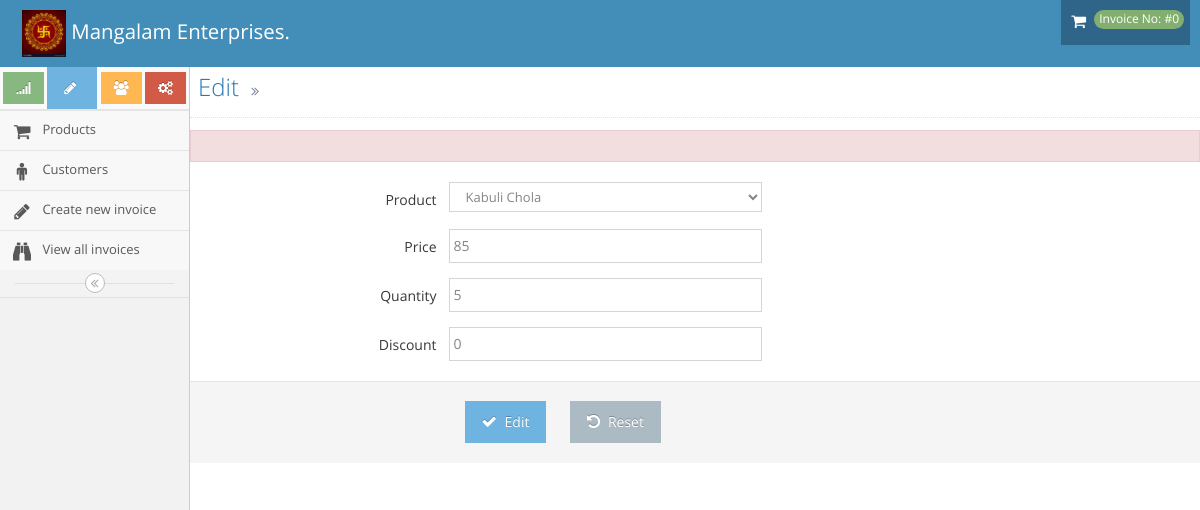
Screenshot of /invoice/edit_item/830 with the database file from the repository.
### tables this page shows
CREATE TABLE `invoice_items` (
  `id` int(11) NOT NULL,
  `product_id` int(11) NOT NULL,
  `price` float NOT NULL,
  `qty` text NOT NULL,
  `invoice_id` int(11) NOT NULL,
  `discount` float NOT NULL
);

CREATE TABLE `products` (
  `id` int(11) NOT NULL,
  `name` varchar(1000) DEFAULT NULL,
  `rate` float DEFAULT NULL,
  `unit` varchar(100) NOT NULL,
  `hsn` varchar(100) DEFAULT NULL,
  `gst` int(11) DEFAULT NULL,
  `active` enum('1','0') NOT NULL DEFAULT '1'
);

### application/helpers/functions_helper.php (called while the page is built, shortened)
<?php
function _getAdminLoadView($template_name, $data = array()) {
          $CI = & get_instance();
          $CI->load->view('header', $data);
          $CI->load->view($template_name, $data);
}
?>

### application/controllers/invoice.php (called while the page is built, shortened)
<?php
class Invoice extends CI_Controller {
	public function edit_item($id=null,$ajax=false){
		$resultArr = $this->General_Model->getDataByCond('invoice_items',array('id' => $id));
		$data['allProds'] = $this->General_Model->getAllDataOrderBy('products','name');
		$data['prod_data'] = $resultArr[0];
		_getAdminLoadView('edit_invoice_item',$data);
	}
}

### index.php (called while the page is built, shortened)
<?php
require_once BASEPATH.'core/CodeIgniter.php';

### application/models/General_Model.php (called while the page is built, shortened)
<?php
class General_Model extends CI_Model {
   public function getAllDataOrderBy($table=null,$col=null)
  {
    $query = $this->db->from($table)->order_by($col,'ASC')->get();
    return $query->result_array();
  }
    public function getDataByCond($table,$condArr=array())
  {
    $query = $this->db->get_where($table,$condArr);
    return $query->result_array();
  }
}

### application/views/edit_invoice_item.php (the view, shortened to what this page needs)
<div class="page-header">
							<h1>
								Edit
								<small>
									<i class="ace-icon fa fa-angle-double-right"></i>
								</small>
							</h1>
						</div>
						<div class="row">
							<div class="col-xs-12">
								 <div class="alert alert-danger">
 							</div>
 								<?php echo form_open_multipart('',array('class' => 'form-horizontal form-label-left')); ?>
<?php
  $sel = $prod_data['product_id'];
 ?>
 									<div class="form-group">
										<label class="col-sm-3 control-label no-padding-right" for="form-field-1"> Product </label>
										<div class="col-sm-9">
											<select class="col-xs-10 col-sm-5" name="product_id">
												<?php
												foreach ($allProds as $key => $value) { ?>
											<option value="<?php echo $value['id'] ?>" <?php if($sel=== $value['id']) echo 'selected="selected"';?>><?php echo $value['name'] ?></option>
											<?php 	}
												?>
											</select>
										</div>
									</div>
									<div class="form-group">
										<label class="col-sm-3 control-label no-padding-right" for="form-field-1"> Price </label>
										<div class="col-sm-9">
											<input type="text" value="<?php echo $prod_data['price'] ?>" name="price" id="form-field-1" class="col-xs-10 col-sm-5" />
										</div>
									</div>
									<div class="form-group">
										<label class="col-sm-3 control-label no-padding-right" for="form-field-1"> Quantity </label>
										<div class="col-sm-9">
											<input type="text" value="<?php echo $prod_data['qty'] ?>" name="qty" id="form-field-1" class="col-xs-10 col-sm-5" />
										</div>
									</div>
									<div class="form-group">
										<label class="col-sm-3 control-label no-padding-right" for="form-field-1"> Discount </label>
										<div class="col-sm-9">
											<input type="text" value="<?php echo $prod_data['discount'] ?>" name="discount" id="form-field-1" class="col-xs-10 col-sm-5" />
										</div>
									</div>
									<div class="clearfix form-actions">
										<div class="col-md-offset-3 col-md-9">
											<button class="btn btn-info" type="submit">
												<i class="ace-icon fa fa-check bigger-110"></i>
												Edit
											</button>
											<button class="btn" type="reset">
												<i class="ace-icon fa fa-undo bigger-110"></i>
												Reset
											</button>
										</div>
									</div>
												</div>
														</div>
													</div>
												</div>
									</div>

### rows the page displays
invoice_items: product_id "Kabuli Chola", price "85", qty "5", discount "0"

### other values shown
$inv "#0"
